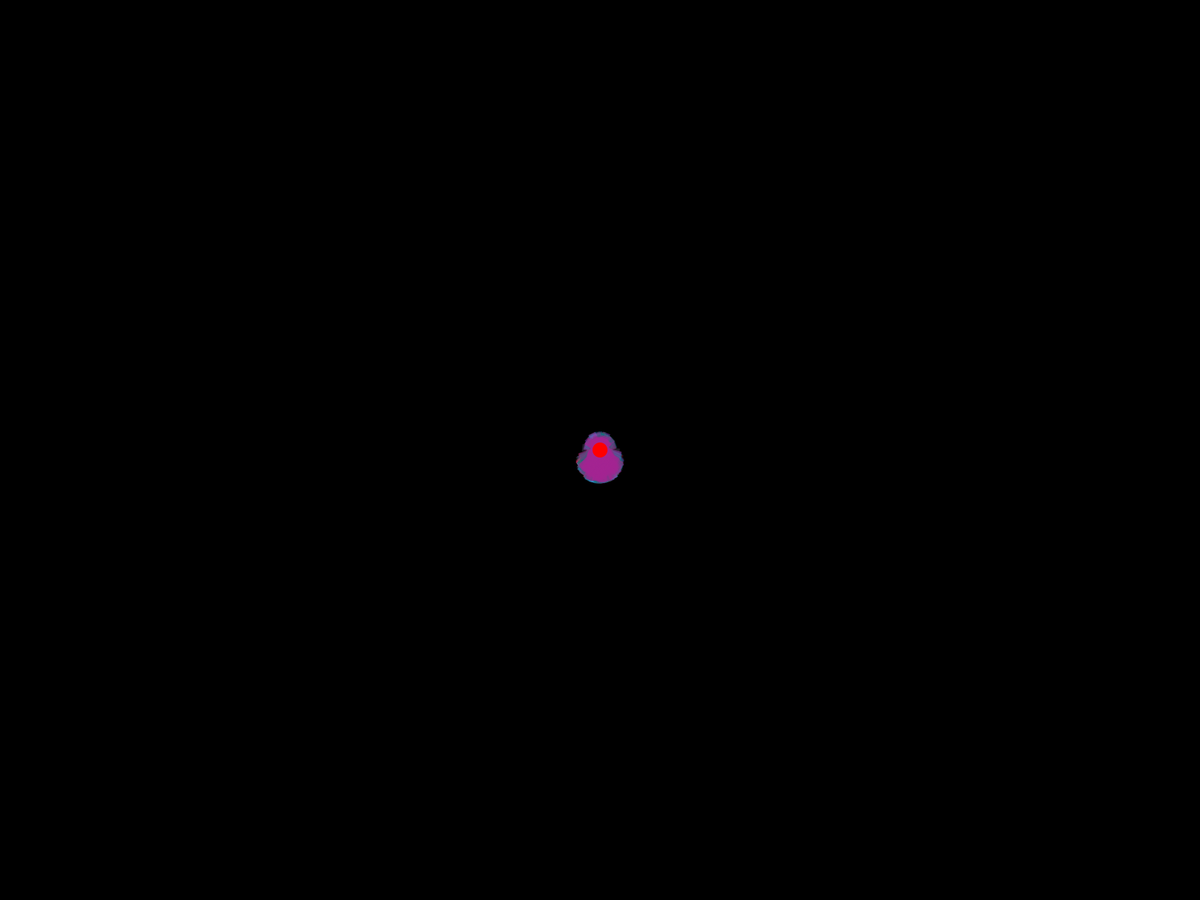
Frame 1 (no input)
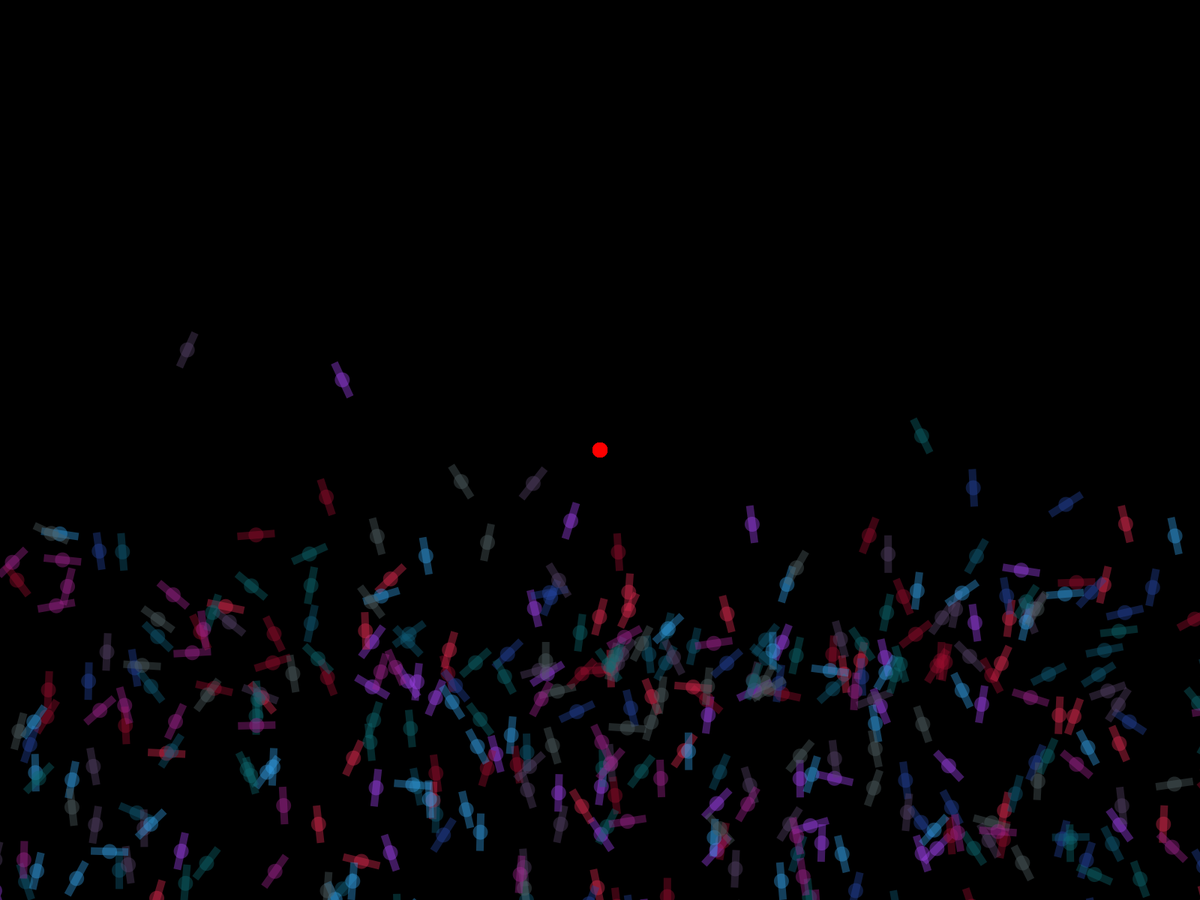
Frame 60 (the mouse pressed at the canvas centre just before this capture)
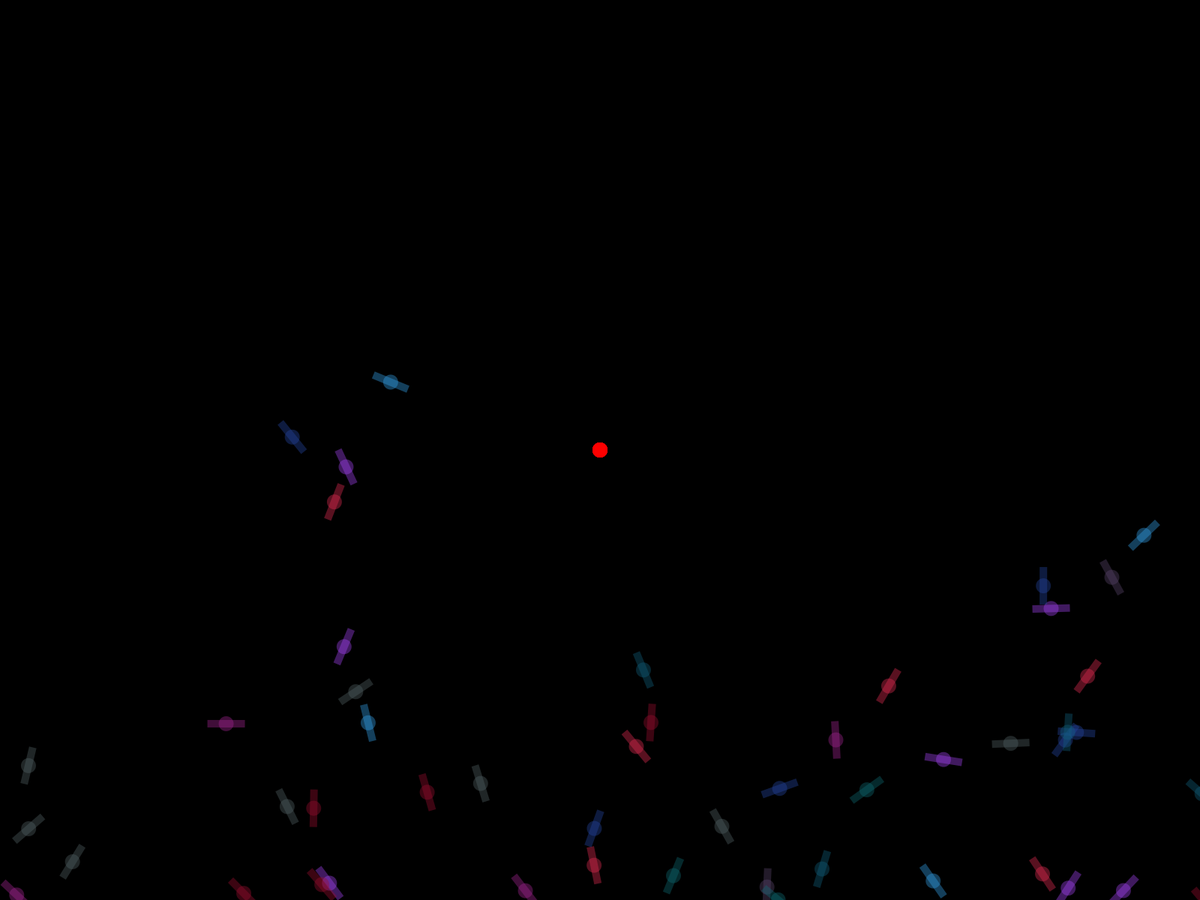
Frame 120 (the mouse held since frame 60 and released just before this capture)

The Processing sketch that drew these frames (run headless with seeded random() and noise(); from frame 60 on, the mouse is pressed at the canvas centre):

// Processing sketch: SmartRockets_Genetic
// ── SmartRockets_Genetic.pde
private ArrayList<Population> pops;
private int count;
private PVector destiny;
private int generation;

void setup(){
  //size(1920,1080);
  fullScreen();
  this.generation = 0;
  this.destiny = new PVector(width/2, height/2);
  pops = new ArrayList<Population>();
  for(int i = 0; i < 10 ; i++){
    pops.add(new Population(color(random(255),random(255),random(255),100)));
  }
  this.count = 0;
}

void draw(){
  background(0);
  if(count>=200){
    this.count = 0;
    float badest = 1;
    int b_i = 0;
    for(int i = 0; i < pops.size(); i++){
      Population p = pops.get(i);
      if(p.evaluate() < badest){
       badest = p.evaluate();
       b_i = i;
      }
    }
    this.generation++;
    println("Geration:" + generation);
    if(pops.size() > 1){
    println("removed pop:" + red(pops.get(b_i).getColor()) + "|" + green(pops.get(b_i).getColor()) + "|" + blue(pops.get(b_i).getColor()) + " " + pops.size() + "-: left");
      pops.remove(b_i);
    }
    for(Population p :pops){
      p.nextGeneration();
    }
  }
  
  for(Population p :pops){
    p.run(this.count);
    
  }
  this.count++;
}

class Population {
  
  private color c;
  private float best;
  
  Rocket[] rockets;
  
  Population(color c){
    this.c =c;
    this.rockets = populate(100);
  }
  
  Rocket[] populate(int size){
   Rocket[] out = new Rocket[size];
   for(int i = 0; i < size; i++){
     out[i] = new Rocket(new DNA(), c);
   }
   return out;
  }
  
  void nextGeneration(){
    //find best:
      float best = 0;
      int best_index = 0;
      for(int i = 0; i < rockets.length ; i++){
        float v;
        if(best < (v=rockets[i].validate(destiny))){
          best = v;
          best_index = i;
        }
      }//find sec best
      this.best = best;
      best = 0;
      int sec_index = 0;
      for(int i = 0; i < rockets.length ; i++){
        if(i == best_index)continue;
        float v;
        if(best < (v=rockets[i].validate(destiny))){
          best = v;
          sec_index = i;
        }
      }
      DNA eltern1 = rockets[best_index].getDNA();
      DNA eltern2 = rockets[sec_index].getDNA();
      for(int i = 0; i < rockets.length; i++){
        rockets[i] = new Rocket(eltern1.crossingOver(eltern2), c);
     }
  }
  
  float evaluate(){
    return this.best;
  }
  
  void run(int count){
    for(Rocket r : rockets){
     r.update(count);
     r.render();
    }
    fill(255,0,0,255);
    ellipse(destiny.x,destiny.y, 20,20);
  }
  
  color getColor(){
    return c;
  }
  
}

// ── DNA.pde
  public class DNA {
    
    PVector[] genes;
    
    public DNA(){
      this.genes = new PVector[200];
      for(int i = 0; i < 200; i++){
        float adir = random(2*PI);
        float s = random(10);
        PVector dir = new PVector(
        s * cos(adir),
        s * sin(adir)
        );
        genes[i] = dir;
      }
    }
    
    private DNA(int i){
       this.genes = new PVector[200];
    }
    
    public PVector getGene(int pos){
      return genes[pos];
    }
    public void setGene(int pos, PVector gen){
      this.genes[pos] = gen;
    }
    
    public DNA crossingOver(DNA eltern2){
      DNA child = new DNA(0);
      for(int i = 0; i < genes.length; i++){
        boolean e1 = random(1) > 0.5;
        if(e1){
          child.setGene(i, this.getGene(i));
        }else{
          child.setGene(i, eltern2.getGene(i));
        }
        
      }
      return child;
    }
    
  }

// ── Rocket.pde
class Rocket{
  
  private PVector pos, vel, acc;
  private float angle;
  private DNA dna;
  private color c;
  
  Rocket(DNA dna, color c){
    this.c = c;
    this.pos = new PVector(width/2,height/2);
    this.vel = new PVector();
    this.acc = new PVector();
    this.angle = 0;
    this.dna = dna;
    
  }
  
  void applyForce(PVector f){
    acc.add(f);
  }
  
  void update(int count){
    applyForce(dna.getGene(count));
    applyForce(new PVector(0,10));
    applyForce(new PVector(0,0));
    count++;
    this.vel.add(acc);
    this.pos.add(vel);
    this.acc.mult(0);
    if(pos.y > height)vel.y*=-1;
    if(pos.y < 0)vel.y*=-1;
    /*
    if(pos.x > width)vel.x*=-1;
    if(pos.x < 0)vel.x*=-1;
    */
    
    this.angle = (atan((vel.y+0.001)/(vel.x+0.001)));
  }
  
  void render(){
    translate(pos.x,pos.y);
    rotate(angle);
    smooth();
    rectMode(CENTER);
    stroke(0,0);
    fill(c);
    rect(0,0,50,10);
    ellipse(0,0,20,20);
    rotate(-angle);
    translate(-pos.x,-pos.y);
  }
  
  float validate(PVector destiny){
    return 1f/pos.dist(destiny);
  }
  
  public DNA getDNA(){
    return dna;
  }
  
}
